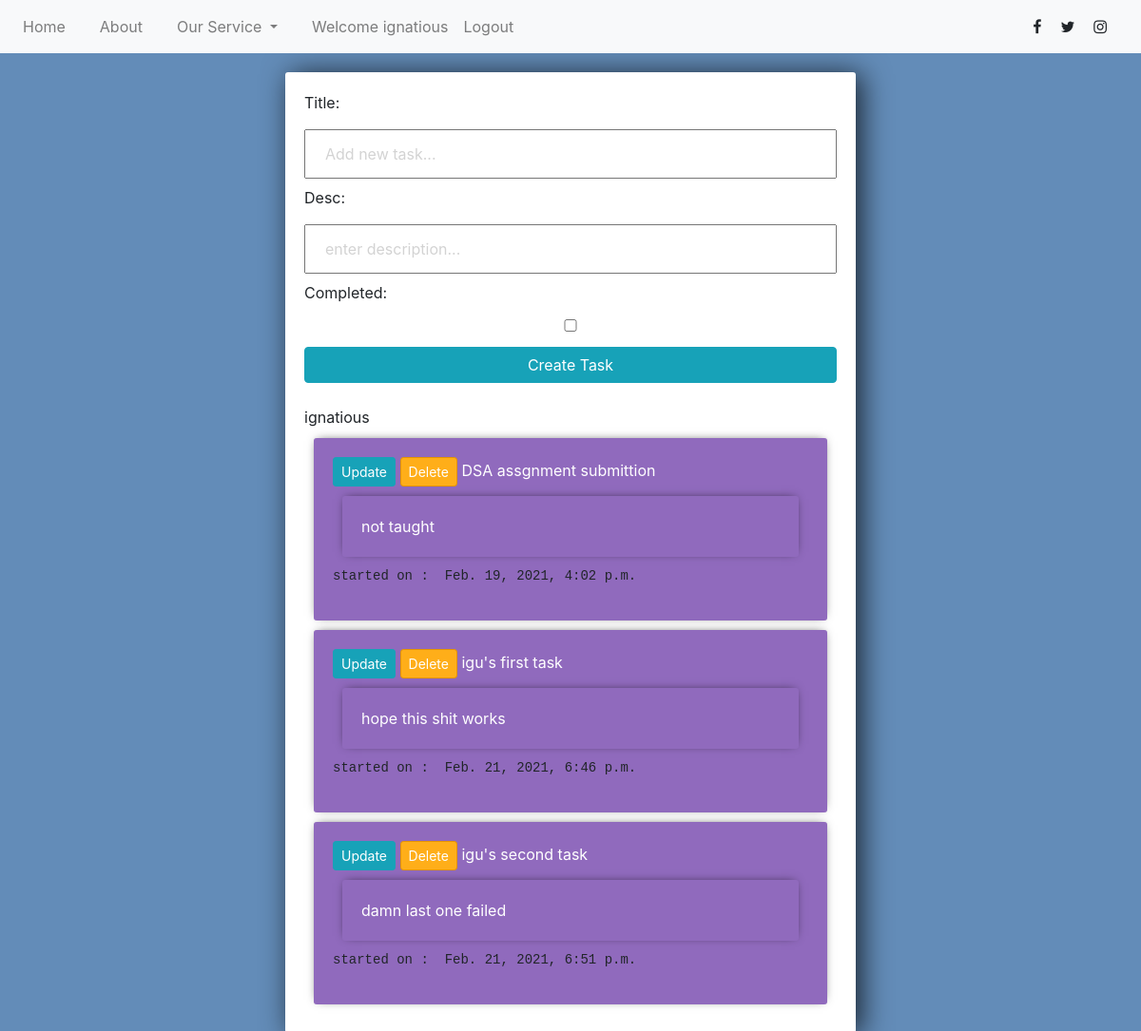
The app's page /tasks/ (signed in) with its own data.
### tasks/models.py (models this page shows)
class Task(models.Model):
    title= models.CharField(max_length= 100)
    desc = models.TextField()
    date = models.DateTimeField(auto_now_add= True)
    completed = models.BooleanField(default= False)
    author = models.ForeignKey(User, on_delete= models.CASCADE ,null=True)
    def __str__(self):
        return self.title

### tasks/views.py (the view, shortened to what this page needs)
# urls.py: path('', views.index, name= 'tasks'),
def index(request):
    user = request.user
    tasks = Task.objects.none()
    if user.is_authenticated:
        tasks= Task.objects.filter(author__id = user.id)
    else:
        tasks = Task.objects.filter( author__id = None)
    form = TaskForm()
    content = {'tasks' : tasks , 'form' : form, 'user' : user}
    return render(request, 'list.html', content)

### tasks/forms.py
class TaskForm(forms.ModelForm):
	title = forms.CharField(widget= forms.TextInput(attrs={'placeholder':'Add new task...'}))
	desc = forms.CharField(widget= forms.TextInput(attrs={'placeholder':'enter description...'}))
	class Meta:
		model = Task
		fields = ['title' ,'desc', 'completed']

### templates/list.html (shortened to what this page needs)
{% extends "base.html" %}
{% block main %}
<link rel="stylesheet" href="https://stackpath.bootstrapcdn.com/bootstrap/4.3.1/css/bootstrap.min.css"
>
{% block content %}
<div class="center-column">
    <form method="POST" action="/tasks/">
        {% csrf_token %} {{form}}
        <input class="btn btn-info" type="submit" value="Create Task">
    </form>
    <div>
        {%if user.is_authenticated %}
        {{user.username}}
        {% endif %}
    </div>
    <div class="todo-list">
        {% for task in tasks %}
        <div class="item-row">
            <a class="btn btn-sm btn-info" href="{% url 'update_task' task.id %}">Update</a>
            <a class="btn btn-sm btn-danger" href="{% url 'delete_task' task.id %}">Delete</a>
            {% if task.completed == True %}
            <strike>{{task}}</strike>
            {% else %}
            <span>{{task}}</span><br>
            <div class="item-row">
                {{task.desc}}
            </div>
            <pre>started on :  {{task.date}}</pre>
            {% endif %}
        </div>
        {% endfor %}
    </div>
</div>
{% endblock %}
{% endblock %}

### templates/base.html (shortened to what this page needs)
<html lang="en">
    <head>
        <link rel="stylesheet" href="https://maxcdn.bootstrapcdn.com/bootstrap/4.1.3/css/bootstrap.min.css">
        <link rel="stylesheet"
            href="https://cdnjs.cloudflare.com/ajax/libs/font-awesome/4.7.0/css/font-awesome.min.css">
    </head>
    <body>
        <nav class="navbar navbar-expand-sm   navbar-light bg-light">
            <div class="collapse navbar-collapse" id="navbarTogglerDemo03">
                <ul class="navbar-nav mr-auto mt-2 mt-lg-0">
                    <li class="nav-item"><a class="nav-link" href="/tasks/">Home </a></li>
                    <li class="nav-item"><a class="nav-link" href="#">About</a></li>
                    <li class="nav-item dropdown dmenu"><a class="nav-link dropdown-toggle" href="#" id="navbardrop"
                            data-toggle="dropdown">Our Service </a>
                    </li>
                    {% if user.is_authenticated %}
                    <li class="nav-item">
                        <span class="nav-link">Welcome {{user.username}}</span>
                    </li>
                    <li class="nav-item">
                        <a class="nav-link" href="/accounts/logout/">Logout</a>
                    </li>
                    {% endif %}
                </ul>
                <div class="social-part"><i class="fa fa-facebook" aria-hidden="true"></i><i class="fa fa-twitter"
                        aria-hidden="true"></i><i class="fa fa-instagram" aria-hidden="true"></i></div>
            </div>
        </nav>
        {% block main %} {% endblock %}
    </body>
</html>

### templates/base.html (style rules this page uses)
.social-part .fa { padding-right: 20px; }
ul li a { margin-right: 20px; }

### templates/list.html (style rules this page uses)
body { background-color: #638CB8; }
input { width: 100%; padding: 12px 20px; margin: 8px 0; box-sizing: border-box; }
input::placeholder { color: #d3d3d3; }
.center-column { width: 600px; margin: 20px auto; padding: 20px; background-color: #fff; border-radius: 3px; box-shadow: 6px 2px 30px 0px rgba(0, 0, 0, 0.75); }
.item-row { background-color: #906abd; margin: 10px; padding: 20px; border-radius: 3px; color: #fff; font-size: 16px; box-shadow: 0px -1px 10px -4px rgba(0, 0, 0, 0.75); }
.btn-danger { background-color: #ffae19; border-color: #e59400; }

### records on screen
Task: title "DSA assgnment submittion", desc "not taught", date "Feb. 19, 2021, 4:02 p.m."
Task: title "igu's first task", desc "hope this shit works", date "Feb. 21, 2021, 6:46 p.m."
Task: title "igu's second task", desc "damn last one failed", date "Feb. 21, 2021, 6:51 p.m."

### other values on screen
{{ user.username }} "ignatious"
